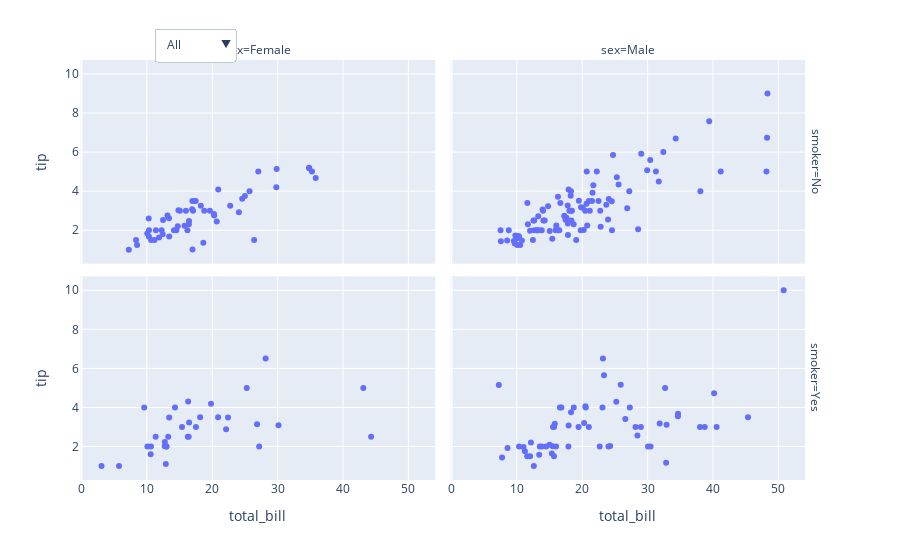

The notebook cell this image was saved under:
### Code cell
import plotly.express as px
import plotly.graph_objects as go

# データセットの読み込み
df = px.data.tips()

# ファセットプロットの生成
fig = px.scatter(df, x="total_bill", y="tip", facet_col="sex", facet_row="smoker")

# ボタンの定義
buttons = [
    dict(label="All", 
         method="restyle",
         args=[{"x": [df["total_bill"]],
                "y": [df["tip"]],
                "facet_col": ["sex"],
                "facet_row": ["smoker"]}]),
    dict(label="Male", 
         method="restyle",
         args=[{"x": [df[df["sex"]=="Male"]["total_bill"]],
                "y": [df[df["sex"]=="Male"]["tip"]],
                "facet_col": ["smoker"]}]),
    dict(label="Female", 
         method="restyle",
         args=[{"x": [df[df["sex"]=="Female"]["total_bill"]],
                "y": [df[df["sex"]=="Female"]["tip"]],
                "facet_col": ["smoker"]}])
]

# ボタンをレイアウトに追加
fig.update_layout(
    updatemenus=[
        go.layout.Updatemenu(
            buttons=buttons,
            direction="down",
            pad={"r": 10, "t": 10},
            showactive=True,
            x=0.1,
            xanchor="left",
            y=1.1,
            yanchor="top"
        ),
    ]
)

fig.show()

### Figure 1 — Plotly figure (JSON) as saved in the notebook; plotly's stock layout.template omitted (floating-point values rounded to 4 significant figures; data arrays with more than 128 entries replaced by an {"elided": "..."} marker saying what was removed)
{"data": [{"hovertemplate": "smoker=No<br>sex=Female<br>total_bill=%{x}<br>tip=%{y}<extra></extra>", "legendgroup": "", "marker": {"color": "#636efa", "symbol": "circle"}, "mode": "markers", "name": "", "orientation": "v", "showlegend": false, "type": "scatter", "x": [16.99, 24.59, 35.26, 14.83, 10.33, 16.97, 20.29, 15.77, 19.65, 15.06, 20.69, 16.93, 10.29, 34.81, 26.41, 16.45, 17.07, 14.73, 10.07, 34.83, 22.75, 20.92, 7.25, 25.71, 17.31, 10.65, 12.43, 24.08, 13.42, 12.48, 29.8, 14.52, 11.38, 20.27, 11.17, 12.26, 18.26, 8.51, 10.33, 14.15, 13.16, 17.47, 27.05, 16.43, 8.35, 18.64, 11.87, 29.85, 25, 13.39, 16.21, 15.98, 35.83, 18.78], "xaxis": "x3", "y": [1.01, 3.61, 5, 3.02, 1.67, 3.5, 2.75, 2.23, 3, 3, 2.45, 3.07, 2.6, 5.2, 1.5, 2.47, 3, 2.2, 1.83, 5.17, 3.25, 4.08, 1, 4, 3.5, 1.5, 1.8, 2.92, 1.68, 2.52, 4.2, 2, 2, 2.83, 1.5, 2, 3.25, 1.25, 2, 2, 2.75, 3.5, 5, 2.3, 1.5, 1.36, 1.63, 5.14, 3.75, 2.61, 2, 3, 4.67, 3], "yaxis": "y3"}, {"hovertemplate": "smoker=No<br>sex=Male<br>total_bill=%{x}<br>tip=%{y}<extra></extra>", "legendgroup": "", "marker": {"color": "#636efa", "symbol": "circle"}, "mode": "markers", "name": "", "orientation": "v", "showlegend": false, "type": "scatter", "x": [10.34, 21.01, 23.68, 25.29, 8.77, 26.88, 15.04, 14.78, 10.27, 15.42, 18.43, 21.58, 16.29, 20.65, 17.92, 39.42, 19.82, 17.81, 13.37, 12.69, 21.7, 9.55, 18.35, 17.78, 24.06, 16.31, 18.69, 31.27, 16.04, 17.46, 13.94, 9.68, 30.4, 18.29, 22.23, 32.4, 28.55, 18.04, 12.54, 9.94, 25.56, 19.49, 48.27, 17.59, 20.08, 20.23, 12.02, 10.51, 27.2, 22.76, 17.29, 16.66, 15.98, 13.03, 18.28, 24.71, 21.16, 22.49, 12.46, 18.24, 14, 38.07, 23.95, 29.93, 11.69, 14.26, 15.95, 8.52, 22.82, 19.08, 34.3, 41.19, 9.78, 7.51, 14.07, 13.13, 17.26, 24.55, 19.77, 48.17, 16.49, 21.5, 12.66, 13.81, 24.52, 20.76, 31.71, 20.69, 7.56, 48.33, 20.45, 13.28, 11.61, 10.77, 10.07, 29.03, 17.82], "xaxis": "x4", "y": [1.66, 3.5, 3.31, 4.71, 2, 3.12, 1.96, 3.23, 1.71, 1.57, 3, 3.92, 3.71, 3.35, 4.08, 7.58, 3.18, 2.34, 2, 2, 4.3, 1.45, 2.5, 3.27, 3.6, 2, 2.31, 5, 2.24, 2.54, 3.06, 1.32, 5.6, 3, 5, 6, 2.05, 3, 2.5, 1.56, 4.34, 3.51, 6.73, 2.64, 3.15, 2.01, 1.97, 1.25, 4, 3, 2.71, 3.4, 2.03, 2, 4, 5.85, 3, 3.5, 1.5, 3.76, 3, 4, 2.55, 5.07, 2.31, 2.5, 2, 1.48, 2.18, 1.5, 6.7, 5, 1.73, 2, 2.5, 2, 2.74, 2, 2, 5, 2, 3.5, 2.5, 2, 3.48, 2.24, 4.5, 5, 1.44, 9, 3, 2.72, 3.39, 1.47, 1.25, 5.92, 1.75], "yaxis": "y4"}, {"hovertemplate": "smoker=Yes<br>sex=Female<br>total_bill=%{x}<br>tip=%{y}<extra></extra>", "legendgroup": "", "marker": {"color": "#636efa", "symbol": "circle"}, "mode": "markers", "name": "", "orientation": "v", "showlegend": false, "type": "scatter", "x": [3.07, 26.86, 25.28, 5.75, 16.32, 11.35, 15.38, 44.3, 22.42, 14.31, 17.51, 10.59, 10.63, 9.6, 20.9, 18.15, 19.81, 43.11, 13, 12.74, 13, 16.4, 16.47, 12.76, 13.27, 28.17, 12.9, 30.14, 13.42, 16.27, 10.09, 22.12, 27.18], "xaxis": "x", "y": [1, 3.14, 5, 1, 4.3, 2.5, 3, 2.5, 3.48, 4, 3, 1.61, 2, 4, 3.5, 3.5, 4.19, 5, 2, 2.01, 2, 2.5, 3.23, 2.23, 2.5, 6.5, 1.1, 3.09, 3.48, 2.5, 2, 2.88, 2], "yaxis": "y"}, {"hovertemplate": "smoker=Yes<br>sex=Male<br>total_bill=%{x}<br>tip=%{y}<extra></extra>", "legendgroup": "", "marker": {"color": "#636efa", "symbol": "circle"}, "mode": "markers", "name": "", "orientation": "v", "showlegend": false, "type": "scatter", "x": [38.01, 11.24, 20.29, 13.81, 11.02, 18.29, 15.01, 17.92, 19.44, 32.68, 28.97, 40.17, 27.28, 12.03, 21.01, 15.36, 20.49, 25.21, 16, 50.81, 15.81, 7.25, 31.85, 16.82, 32.9, 17.89, 14.48, 34.63, 34.65, 23.33, 45.35, 23.17, 40.55, 30.46, 23.1, 15.69, 28.44, 15.48, 16.58, 10.34, 13.51, 18.71, 20.53, 26.59, 38.73, 24.27, 30.06, 25.89, 28.15, 11.59, 7.74, 12.16, 8.58, 13.42, 24.01, 15.69, 15.53, 12.6, 32.83, 22.67], "xaxis": "x2", "y": [3, 1.76, 3.21, 2, 1.98, 3.76, 2.09, 3.08, 3, 5, 3, 4.73, 4, 1.5, 3, 1.64, 4.06, 4.29, 2, 10, 3.16, 5.15, 3.18, 4, 3.11, 2, 2, 3.55, 3.68, 5.65, 3.5, 6.5, 3, 2, 4, 1.5, 2.56, 2.02, 4, 2, 2, 4, 4, 3.41, 3, 2.03, 2, 5.16, 3, 1.5, 1.44, 2.2, 1.92, 1.58, 2, 3, 3, 1, 1.17, 2], "yaxis": "y2"}], "layout": {"annotations": [{"font": {}, "showarrow": false, "text": "sex=Female", "x": 0.24, "xanchor": "center", "xref": "paper", "y": 1, "yanchor": "bottom", "yref": "paper"}, {"font": {}, "showarrow": false, "text": "sex=Male", "x": 0.74, "xanchor": "center", "xref": "paper", "y": 1, "yanchor": "bottom", "yref": "paper"}, {"font": {}, "showarrow": false, "text": "smoker=Yes", "textangle": 90, "x": 0.98, "xanchor": "left", "xref": "paper", "y": 0.2425, "yanchor": "middle", "yref": "paper"}, {"font": {}, "showarrow": false, "text": "smoker=No", "textangle": 90, "x": 0.98, "xanchor": "left", "xref": "paper", "y": 0.7575, "yanchor": "middle", "yref": "paper"}], "legend": {"tracegroupgap": 0}, "margin": {"t": 60}, "updatemenus": [{"buttons": [{"args": [{"facet_col": ["sex"], "facet_row": ["smoker"], "x": {"elided": "1x244 float values"}, "y": {"elided": "1x244 float values"}}], "label": "All", "method": "restyle"}, {"args": [{"facet_col": ["smoker"], "x": {"elided": "1x157 float values"}, "y": {"elided": "1x157 float values"}}], "label": "Male", "method": "restyle"}, {"args": [{"facet_col": ["smoker"], "x": [[16.99, 24.59, 35.26, 14.83, 10.33, 16.97, 20.29, 15.77, 19.65, 15.06, 20.69, 16.93, 10.29, 34.81, 26.41, 16.45, 3.07, 17.07, 26.86, 25.28, 14.73, 10.07, 34.83, 5.75, 16.32, 22.75, 11.35, 15.38, 44.3, 22.42, 20.92, 14.31, 7.25, 25.71, 17.31, 10.65, 12.43, 24.08, 13.42, 12.48, 29.8, 14.52, 11.38, 20.27, 11.17, 12.26, 18.26, 8.51, 10.33, 14.15, 13.16, 17.47, 27.05, 16.43, 8.35, 18.64, 11.87, 29.85, 25, 13.39, 16.21, 17.51, 10.59, 10.63, 9.6, 20.9, 18.15, 19.81, 43.11, 13, 12.74, 13, 16.4, 16.47, 12.76, 13.27, 28.17, 12.9, 30.14, 13.42, 15.98, 16.27, 10.09, 22.12, 35.83, 27.18, 18.78]], "y": [[1.01, 3.61, 5, 3.02, 1.67, 3.5, 2.75, 2.23, 3, 3, 2.45, 3.07, 2.6, 5.2, 1.5, 2.47, 1, 3, 3.14, 5, 2.2, 1.83, 5.17, 1, 4.3, 3.25, 2.5, 3, 2.5, 3.48, 4.08, 4, 1, 4, 3.5, 1.5, 1.8, 2.92, 1.68, 2.52, 4.2, 2, 2, 2.83, 1.5, 2, 3.25, 1.25, 2, 2, 2.75, 3.5, 5, 2.3, 1.5, 1.36, 1.63, 5.14, 3.75, 2.61, 2, 3, 1.61, 2, 4, 3.5, 3.5, 4.19, 5, 2, 2.01, 2, 2.5, 3.23, 2.23, 2.5, 6.5, 1.1, 3.09, 3.48, 3, 2.5, 2, 2.88, 4.67, 2, 3]]}], "label": "Female", "method": "restyle"}], "direction": "down", "pad": {"r": 10, "t": 10}, "showactive": true, "x": 0.1, "xanchor": "left", "y": 1.1, "yanchor": "top"}], "xaxis": {"anchor": "y", "domain": [0, 0.48], "title": {"text": "total_bill"}}, "xaxis2": {"anchor": "y2", "domain": [0.5, 0.98], "matches": "x", "title": {"text": "total_bill"}}, "xaxis3": {"anchor": "y3", "domain": [0, 0.48], "matches": "x", "showticklabels": false}, "xaxis4": {"anchor": "y4", "domain": [0.5, 0.98], "matches": "x", "showticklabels": false}, "yaxis": {"anchor": "x", "domain": [0, 0.485], "title": {"text": "tip"}}, "yaxis2": {"anchor": "x2", "domain": [0, 0.485], "matches": "y", "showticklabels": false}, "yaxis3": {"anchor": "x3", "domain": [0.515, 1], "matches": "y", "title": {"text": "tip"}}, "yaxis4": {"anchor": "x4", "domain": [0.515, 1], "matches": "y", "showticklabels": false}}}
